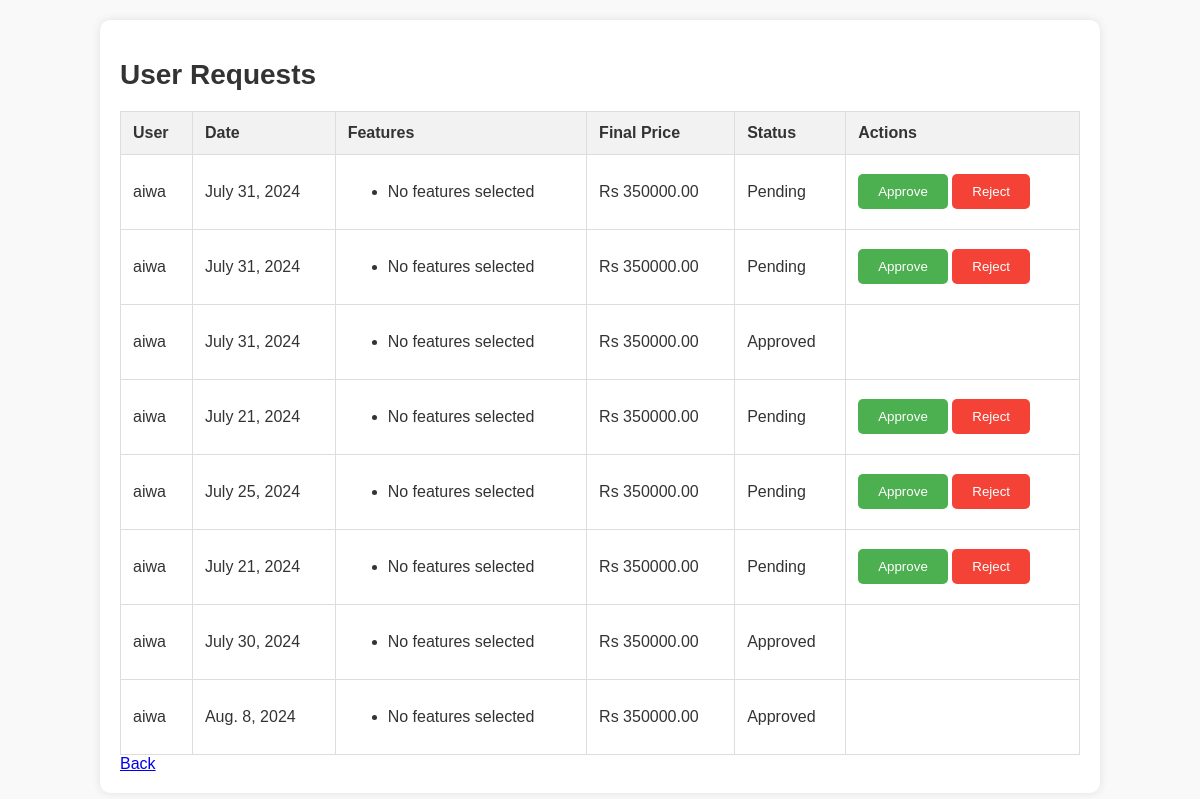
/user_requests/ (signed in), run on an earlier commit of the app's database.
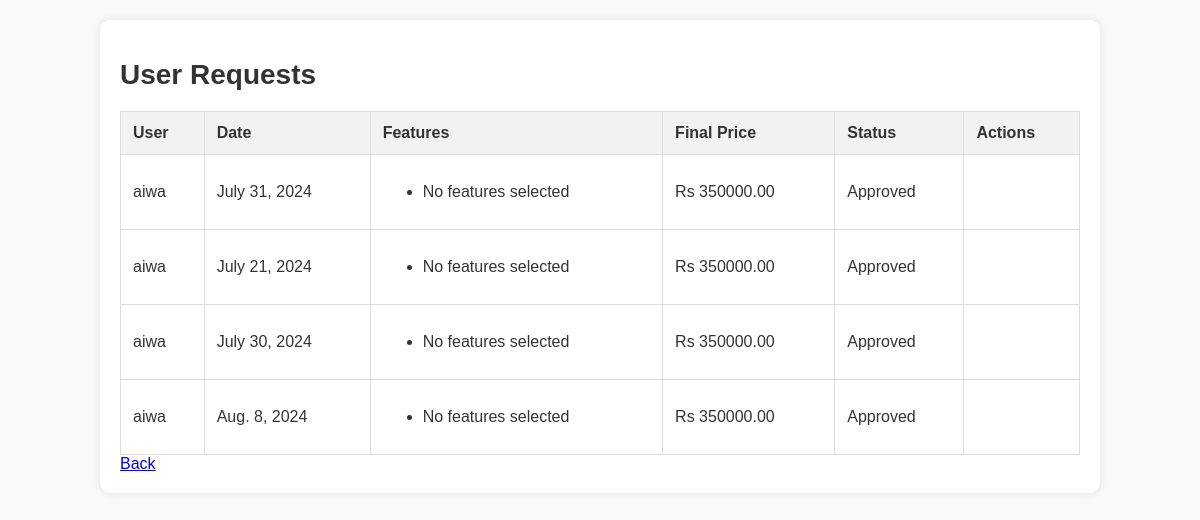
And on a later commit of the database.
### auditorium/models.py (models this page shows, shortened)
class UserRequest(models.Model):
    user = models.ForeignKey(User, on_delete=models.CASCADE)
    auditorium = models.ForeignKey(Auditorium, on_delete=models.CASCADE)
    date = models.DateField()
    features = models.ManyToManyField(Feature)
    final_price = models.DecimalField(max_digits=10, decimal_places=2)
    approved = models.BooleanField(default=False)
    payment_requested = models.BooleanField(default=False)
    stripe_payment_intent_id = models.CharField(max_length=255, blank=True, null=True)
    created_at = models.DateTimeField(auto_now_add=True)

class User(AbstractBaseUser, PermissionsMixin):
    username = models.CharField(max_length=150, unique=True)
    email = models.EmailField(unique=True)
    role = models.CharField(max_length=50, blank=True, null=True)
    is_staff = models.BooleanField(default=False)
    is_active = models.BooleanField(default=True)
    groups = models.ManyToManyField(Group, related_name='custom_user_groups')
    user_permissions = models.ManyToManyField(Permission, related_name='custom_user_permissions')
    objects = CustomUserManager()
    USERNAME_FIELD = 'email'
    REQUIRED_FIELDS = ['username']

### auditorium/views.py (the view)
# urls.py: path('user_requests/', views.user_requests, name='user_requests'),
@login_required
def user_requests(request):
    requests = UserRequest.objects.filter(auditorium__user=request.user)
    context = {
        'requests': requests
    }
    return render(request, 'user_requests.html', context)

### auditorium/templates/user_requests.html (shortened to what this page needs)
<!DOCTYPE html>
<html lang="en">
<head>
</head>
<body>
    <div class="container">
        <h1>User Requests</h1>
        <table>
            <thead>
                <tr>
                    <th>User</th>
                    <th>Date</th>
                    <th>Features</th>
                    <th>Final Price</th>
                    <th>Status</th>
                    <th>Actions</th>
                </tr>
            </thead>
            <tbody>
                {% for request in requests %}
                <tr>
                    <td>{{ request.user.username }}</td>
                    <td>{{ request.date }}</td>
                    <td>
                        <ul>
                            {% for feature in request.features.all %}
                            <li>{{ feature.name }}</li>
                            {% empty %}
                            <li>No features selected</li>
                            {% endfor %}
                        </ul>
                    </td>
                    <td>Rs {{ request.final_price }}</td>
                    <td>{% if request.approved %}Approved{% else %}Pending{% endif %}</td>
                    <td class="actions">
                        {% if not request.approved %}
                        <form method="post" action="{% url 'approve_request' request.id %}">
                            <button type="submit" class="approve-btn">Approve</button>
                        </form>
                        <form method="post" action="{% url 'reject_request' request.id %}">
                            <button type="submit" class="reject-btn">Reject</button>
                        </form>
                        {% endif %}
                    </td>
                </tr>
                {% endfor %}
            </tbody>
        </table>
        <a href="{% url 'event_host_index' %}">Back</a>
    </div>
</body>
</html>

### auditorium/templates/user_requests.html (style rules this page uses)
body { font-family: Arial, sans-serif; margin: 0; padding: 0; background-color: #f9f9f9; color: #333; }
.container { width: 80%; margin: 20px auto; background-color: #fff; padding: 20px; border-radius: 10px; box-shadow: 0 0 10px rgba(0, 0, 0, 0.1); }
h1 { font-size: 28px; margin-bottom: 20px; }
table { width: 100%; border-collapse: collapse; }
table, th, td { border: 1px solid #ddd; }
th, td { padding: 12px; text-align: left; }
th { background-color: #f2f2f2; }

What changed in the data, as far as the page shows it:
removed UserRequest: user.username "aiwa", date "July 31, 2024", final_price "350000.00", approved "Pending"
removed UserRequest: user.username "aiwa", date "July 31, 2024", final_price "350000.00", approved "Pending"
removed UserRequest: user.username "aiwa", date "July 21, 2024", final_price "350000.00", approved "Pending"
removed UserRequest: user.username "aiwa", date "July 25, 2024", final_price "350000.00", approved "Pending"
changed UserRequest "July 21, 2024": approved "Pending Approve Reject" → "Approved"
